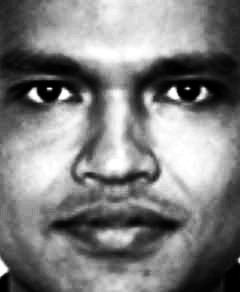
#> input picture final/face/a1_ahmed.jpg, 240 x 292 px; its folder holds 4 pictures in this run
$ python 3.py
#> lines starting #> are read from the running program, lines starting #| are printed output that depends on the picture
import os

import numpy as np

from sklearn.decomposition import PCA
from sklearn import datasets
from sklearn.model_selection import train_test_split
from sklearn.model_selection import cross_val_score
import numpy as np
from sklearn.preprocessing import scale
import cv2
import matplotlib.pyplot as plt

path = 'final//face' #指定文件路径


def generate_average_face(path: str) -> list: #生成平均脸
#> called with path = 'final//face'
    images = os.listdir(path)
    X = []
    for image in images:
        if image == 'Thumbs.db': #跳过这个文件
            continue
        img_arr = cv2.imread(path + '//' + image)
#> img_arr is the input picture: shape (292, 240, 3); min 0, max 255, mean 127.5
        X.append(img_arr)
    n = len(X)
    # print(X)
    average_face = np.zeros([292, 240, 3]) #为平均脸声明一个存储空间
    for img in X:
        img = np.float32(img) / 255 #转为0-1的标准图像
        img = (1 / n) * img
        average_face = average_face + img
#> this loop made 4 passes
#> pass 2, in generate_average_face, `img = np.float32(img) / 255`:
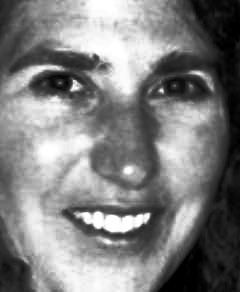
#> img: shape (292, 240, 3) float32; min 0, max 1, mean 0.5
#> after the loop:
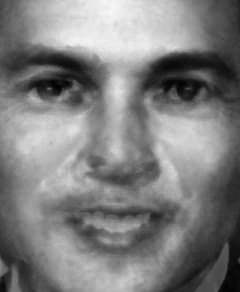
#> average_face: shape (292, 240, 3) float64; min 0.0098, max 0.973, mean 0.5
    # print(average_face)
    cv2.imshow('average_face', average_face) #显示平均脸
    # cv2.waitKey(0)
    cv2.imwrite('result_3/average_face.jpg', (average_face * 255)) #存储平均脸
    return X


def get_feature_face(X: list, n: int, n_component):
#> called with n = 6, n_component = 50
    for i in range(0, len(X)):
        X[i] = cv2.cvtColor(X[i], cv2.COLOR_BGR2GRAY)
        X[i] = X[i].flatten()
    X = scale(X) #数据标准化
    mu = np.mean(X, axis=0) #求出均值
    pca1 = PCA(n_components=n_component) #声明PCA对象
#> (the run stopped early here; a loop or call above may not have finished)
